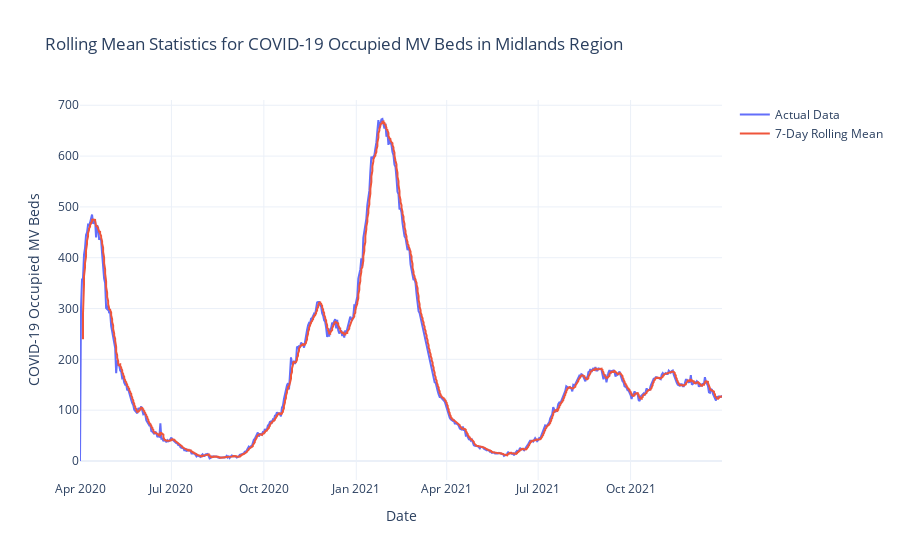

Here is the notebook cell this chart was saved with:
### Code cell
# create rolling mean statistics for covidOccupiedMVBeds in the Midlands region dataframe using window size of 7 days, 14 and 30 days
midlands_data['covidOccupiedMVBeds_7day_mean'] = midlands_data['covidOccupiedMVBeds'].rolling(window=7).mean()
# midlands_data['covidOccupiedMVBeds_14day_mean'] = midlands_data['covidOccupiedMVBeds'].rolling(window=14).mean()
# midlands_data['covidOccupiedMVBeds_30day_mean'] = midlands_data['covidOccupiedMVBeds'].rolling(window=30).mean()

# Plotting the rolling mean statistics using plotly on a single plot
fig = go.Figure()

# Plotting the actual data
fig.add_trace(go.Scatter(x=midlands_data['date'], y=midlands_data['covidOccupiedMVBeds'], mode='lines', name='Actual Data'))

# Plotting the rolling mean statistics
fig.add_trace(go.Scatter(x=midlands_data['date'], y=midlands_data['covidOccupiedMVBeds_7day_mean'], mode='lines', name='7-Day Rolling Mean'))
# fig.add_trace(go.Scatter(x=midlands_data['date'], y=midlands_data['covidOccupiedMVBeds_14day_mean'], mode='lines', name='14-Day Rolling Mean'))
# fig.add_trace(go.Scatter(x=midlands_data['date'], y=midlands_data['covidOccupiedMVBeds_30day_mean'], mode='lines', name='30-Day Rolling Mean'))

# Updating the layout
fig.update_layout(
    title='Rolling Mean Statistics for COVID-19 Occupied MV Beds in Midlands Region',
    xaxis_title='Date',
    yaxis_title='COVID-19 Occupied MV Beds',
    template='plotly_white'
)

# Showing the plot
fig.show()

### Figure 1 — Plotly figure (JSON) as saved in the notebook; plotly's stock layout.template omitted (floating-point values rounded to 4 significant figures; data arrays with more than 128 entries replaced by an {"elided": "..."} marker saying what was removed)
{"data": [{"mode": "lines", "name": "Actual Data", "type": "scatter", "x": {"elided": "1280 str values"}, "y": {"elided": "1280 int values"}}, {"mode": "lines", "name": "7-Day Rolling Mean", "type": "scatter", "x": {"elided": "1280 str values"}, "y": {"elided": "1280 float values"}}], "layout": {"title": {"text": "Rolling Mean Statistics for COVID-19 Occupied MV Beds in Midlands Region"}, "xaxis": {"title": {"text": "Date"}}, "yaxis": {"title": {"text": "COVID-19 Occupied MV Beds"}}}}
